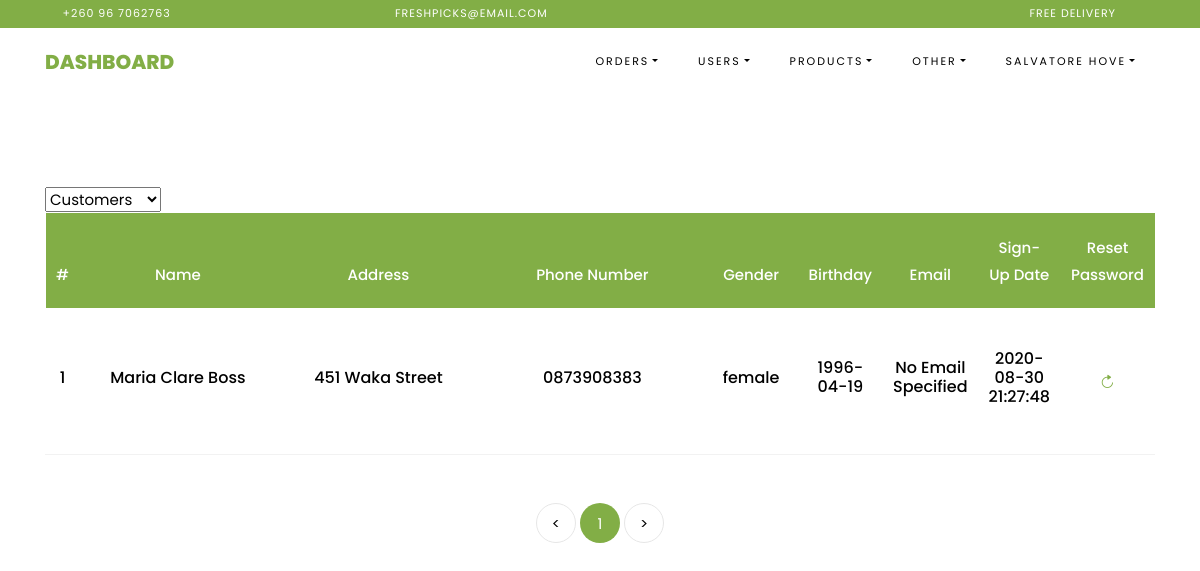
Page /admin/customers (signed in) on the earlier database version.
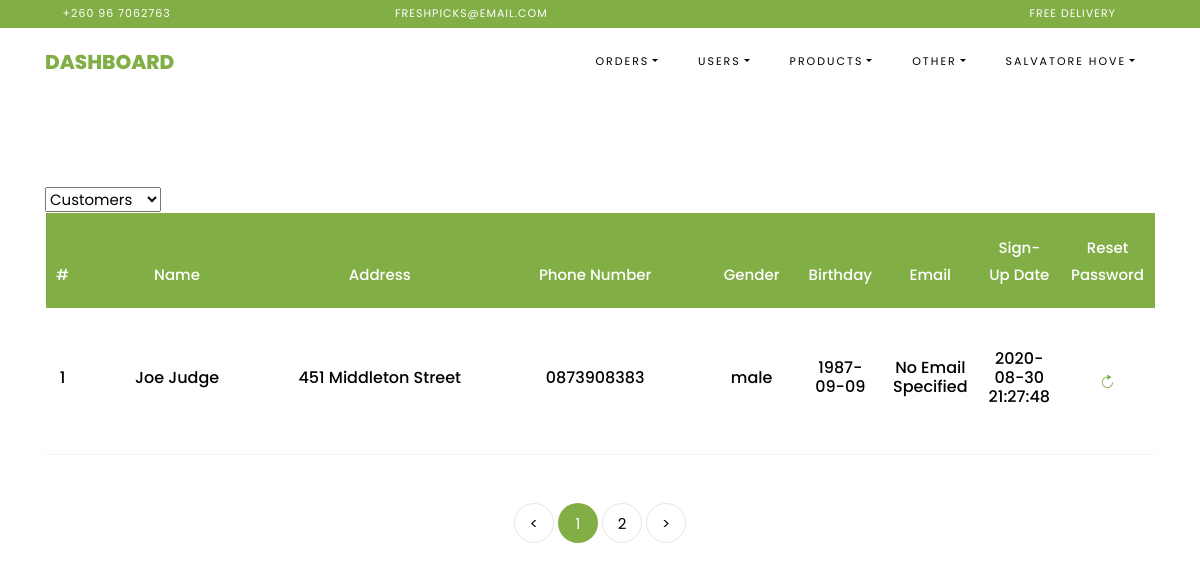
Same page on the later database version.
### freshpicks/databaseModels.py (models this page shows, shortened)
class Customers(db.Model, UserMixin):
    id = db.Column(db.Integer, primary_key=True, autoincrement=True, unique=True)
    fullname = db.Column(db.String(), nullable=False)
    address = db.Column(db.String(), nullable=False)
    town = db.Column(db.String(), nullable=False)
    country = db.Column(db.String(), nullable=False)
    phone_number = db.Column(db.String(), nullable=False, unique=True)
    email_address = db.Column(db.String(), unique=True, nullable=True)
    gender = db.Column(db.String(), nullable=False)
    dob = db.Column(db.String(), nullable=False)
    password = db.Column(db.String(), nullable=True)
    terms_and_conditions = db.Column(db.Boolean(), nullable=False)
    date_registered = db.Column(db.TIMESTAMP(), default=datetime.datetime.now(), nullable=False)
    orders = db.relationship('Orders', backref='buyer', lazy=True)

### freshpicks/routes.py (the view)
@app.route('/admin/<path:view>')
def admin_view(view):
    if not g.admin:
        return redirect(url_for('admin'))
    page = request.args.get('page', 1, type=int)
    if "orders" in view:
        orders = "" # need this to handle the filter in the view
        order_type = "all_orders"
        if view == "pending_orders":
            orders = Orders.query.filter_by(status="pending").paginate(per_page=PER_PAGE_VIEW, page=page)
            order_type = "pending_orders"
        if view == "completed_orders":
            orders = Orders.query.filter_by(status="complete").paginate(per_page=PER_PAGE_VIEW, page=page)
            order_type = "completed_orders"
        elif view == "cancelled_orders":
            orders = Orders.query.filter_by(status="cancel").paginate(per_page=PER_PAGE_VIEW, page=page)
            order_type = "cancelled_orders"
        elif view == "all_orders":
            orders = Orders.query.paginate(per_page=PER_PAGE_VIEW, page=page)
        return render_template('admin/manage_orders.html', order_type=order_type, orders_list=orders)
    elif view == "customers":
        customer_list = Customers.query.order_by(Customers.fullname.asc()).paginate(per_page=PER_PAGE_VIEW, page=page)
        return render_template('admin/manage_customers.html', customer_list=customer_list)
    elif view == "admin_users":
        admin_list = AdminUsers.query.order_by(AdminUsers.username.asc()).paginate(per_page=PER_PAGE_VIEW, page=page)
        return render_template('admin/manage_users.html', admin_list=admin_list)
    elif view == "products":
        product_list = Products.query.order_by(Products.is_basket_item.desc(), Products.name.asc()).paginate(per_page=PER_PAGE_VIEW, page=page)
        return render_template('admin/manage_products.html', product_list=product_list)
    elif view == "customer_messages":
        messages_list = Messages.query.order_by(Messages.date_sent.asc()).paginate(per_page=PER_PAGE_VIEW, page=page)
        return render_template('admin/manage_comments.html', messages_list=messages_list)
    return render_template('admin/manage_products.html', product_list=[])

### freshpicks/routes.py (called while the page is built)
@app.before_request
def before_request():
    g.user = None
    g.admin = None
    if 'admin_username' in session:
        g.admin = session['admin_username']

### freshpicks/templates/admin/manage_customers.html (shortened to what the changed rows need)
{% extends 'admin/admin_template.html' %}
{% block content %}
    <section class="ftco-section ftco-cart">
        <div class="container">
            <div class="row">
                <div class="col-md-12 ftco-animate">
                    <div class="cart-list">
                        <table class="table">
                            <thead class="thead-primary">
                            <tr class="text-center">
                                <th>#</th>
                                <th>Name</th>
                                <th>Address</th>
                                <th>Phone Number</th>
                                <th>Gender</th>
                                <th>Birthday</th>
                                <th>Email</th>
                                <th>Sign-Up Date</th>
                                <th>Reset Password</th>
                            </tr>
                            </thead>
                            <tbody>
                            {% if customer_list %}
                                {% for customer in customer_list.items %}
                                    <tr class="text-center">
                                        <form action="/mark_complete" method="post">
                                            <td class="total">
                                                <h6>{{ customer.id }}</h6>
                                            </td>
                                            <td class="product-name">
                                                <h6>{{ customer.fullname }}</h6>
                                            </td>
                                            <td class="product-name">
                                                <h6>{{ customer.address }}</h6>
                                            </td>
                                            <td class="product-name">
                                                <h6>{{ customer.phone_number }}</h6>
                                            </td>
                                            <td class="product-name">
                                                <h6>{{ customer.gender }}</h6>
                                            </td>
                                            <td class="product-name">
                                                <h6>{{ customer.dob }}</h6>
                                            </td>
                                            <td class="product-name">
                                                <h6>{{ customer.email_address }}</h6>
                                            </td>
                                            <td class="product-name">
                                                <h6>{{ customer.date_registered.strftime("%Y-%m-%d %H:%M:%S") }}</h6>
                                            </td>
                                            <td class="product-name">
                                                <a href="{{ url_for('password_reset', customer_id=customer.id) }}"
                                                   class="alert-link">
                                                    <span class="ion-ios-refresh"></span>
                                                </a>
                                            </td>
                                        </form>
                                    </tr>
                                {% endfor %}
                            {% endif %}
                            </tbody>
                        </table>
                        <div class="row mt-5">
                            <div class="col text-center">
                                <div class="block-27">
                                    <ul>
                                        {% for page_num in customer_list.iter_pages(left_edge=1, right_edge=1, left_current=1, right_current=2) %}
                                            {% if page_num %}
                                                {% if customer_list.page == page_num %}
                                                    <li class="active"
                                                        href="{{ url_for('admin_view', view='customers', page=page_num) }}">
                                                        <span>{{ page_num }}</span></li>
                                                {% else %}
                                                    <li>
                                                        <a href="{{ url_for('admin_view', view='customers', page=page_num) }}">{{ page_num }}</a>
                                                    </li>
                                                {% endif %}
                                            {% else %}
                                                <li>
                                                    <a href="{{ url_for('admin_view', view='customers', page=right_edge) }}">...</a>
                                                </li>
                                            {% endif %}
                                        {% endfor %}
                                    </ul>
                                </div>
                            </div>
                        </div>
                    </div>
                </div>
            </div>
        </div>
    </section>
{% endblock %}

Differences in the rows shown:
changed Customers "No Email Specified": fullname "Maria Clare Boss" → "Joe Judge"; address "451 Waka Street" → "451 Middleton Street"; gender "female" → "male"; dob "1996-04-19" → "1987-09-09"
Other differences:
new list line: "2"
